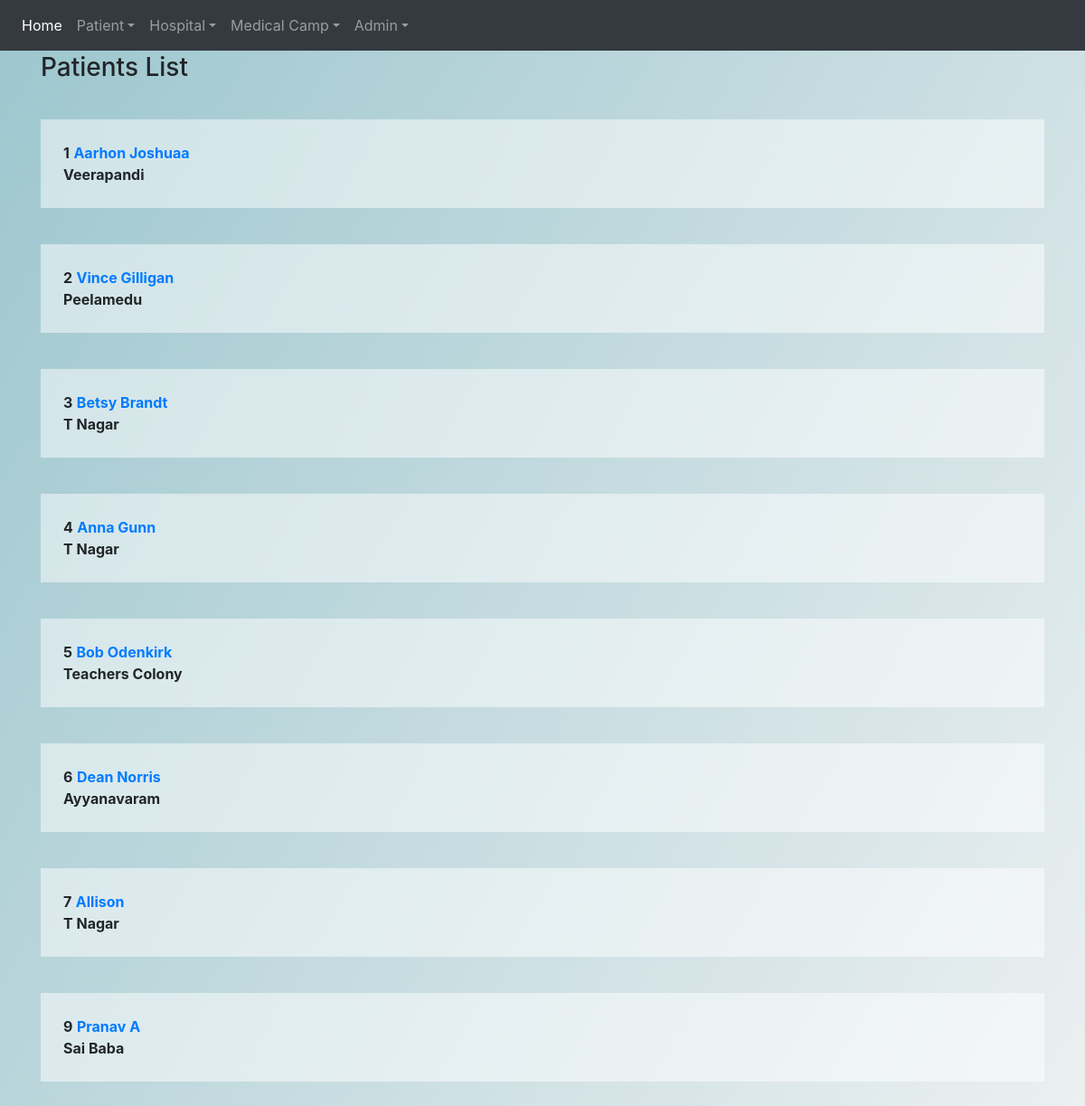
The app's page /patients/ with its own data.
### patients/models.py (models this page shows)
class People(models.Model):
    pid = models.IntegerField(default = 0, primary_key = True)
    pname = models.CharField(max_length=200)
    gender = models.ForeignKey(Gender1, on_delete=models.CASCADE)
    dob = models.DateField('date of Birth')
    phno = models.IntegerField(default = 0)
    doorno = models.IntegerField(default=0)
    street = models.CharField(max_length=200)
    area = models.CharField(max_length=200)
    city = models.CharField(max_length=200)
    previous_health_issue = models.CharField(max_length=200)
    hid = models.ForeignKey(Hospital, on_delete = models.CASCADE)

### patients/views.py (the view)
# urls.py: path('patients/',patient_views.patient_list, name="plist"),
def patient_list(request):
    people = People.objects.raw('SELECT * FROM patients_people')
    return render(request,'patients/patient_list.html', {'people': people})

### patients/templates/patients/patient_list.html
{%extends 'patients/base_layout.html'%}
{% block content %}
    <div class="list">
    <h3>Patients List</h3>
        {% for p in people %}
            <div class = "task">
                <b>{{p.pid}}</b>
                <b> <a href="{{p.pid}}"">{{p.pname}}</a></b><br>
                <b>{{p.area}}</b>
            </div>
        {% endfor %}
    </div>
{% endblock %}

### patients/templates/patients/base_layout.html (shortened to what this page needs)
{% load static %}
<!DOCTYPE html>
<html>
<head>
<link rel="stylesheet" href="https://maxcdn.bootstrapcdn.com/bootstrap/4.4.1/css/bootstrap.min.css">
<link rel="stylesheet" href="https://cdnjs.cloudflare.com/ajax/libs/font-awesome/5.8.2/css/all.min.css">
</head>
<body>
  <nav class="navbar navbar-default navbar-expand bg-dark navbar-dark fixed-top">
    <ul class="navbar-nav">
      <li class="nav-item active">
        <a class="nav-link" href="{% url 'home' %}">Home</a>
      <li class="nav-item dropdown">
        <a class="nav-link dropdown-toggle" href="#" id="navbardrop" data-toggle="dropdown">Patient</a>
      </li>
      <li class="nav-item dropdown">
        <a class="nav-link dropdown-toggle" href="#" id="navbardrop" data-toggle="dropdown">Hospital</a>
      </li>
      <li class="nav-item dropdown">
        <a class="nav-link dropdown-toggle" href="#" id="navbardrop" data-toggle="dropdown">Medical Camp</a>
      </li>
      <li class="nav-item dropdown">
        <a class="nav-link dropdown-toggle" href="#" id="navbardrop" data-toggle="dropdown">Admin</a>
      </li>
    </ul>
  </nav>
  <div class="Wrapper">
    <div class="container">
        {% block content %}
        {% endblock %}
    </div>
  </div>
</body>
</html>

### patients/templates/patients/base_layout.html (style rules this page uses)
body { background-image:linear-gradient(120deg,#9cc6ce ,#ECF0F1 ); min-height:100vh; }
.container { max-width:800px; margin:auto; padding:10px; }
h3 { margin:10px 0; }
.task { width:100%; background:rgba(255,255,255,0.5); padding:25px; margin :40px 0px; }

### records on screen
People: pid "1", pname "Aarhon Joshuaa", area "Veerapandi"
People: pid "2", pname "Vince Gilligan", area "Peelamedu"
People: pid "3", pname "Betsy Brandt", area "T Nagar"
People: pid "4", pname "Anna Gunn", area "T Nagar"
People: pid "5", pname "Bob Odenkirk", area "Teachers Colony"
People: pid "6", pname "Dean Norris", area "Ayyanavaram"
People: pid "7", pname "Allison", area "T Nagar"
People: pid "9", pname "Pranav A", area "Sai Baba"
